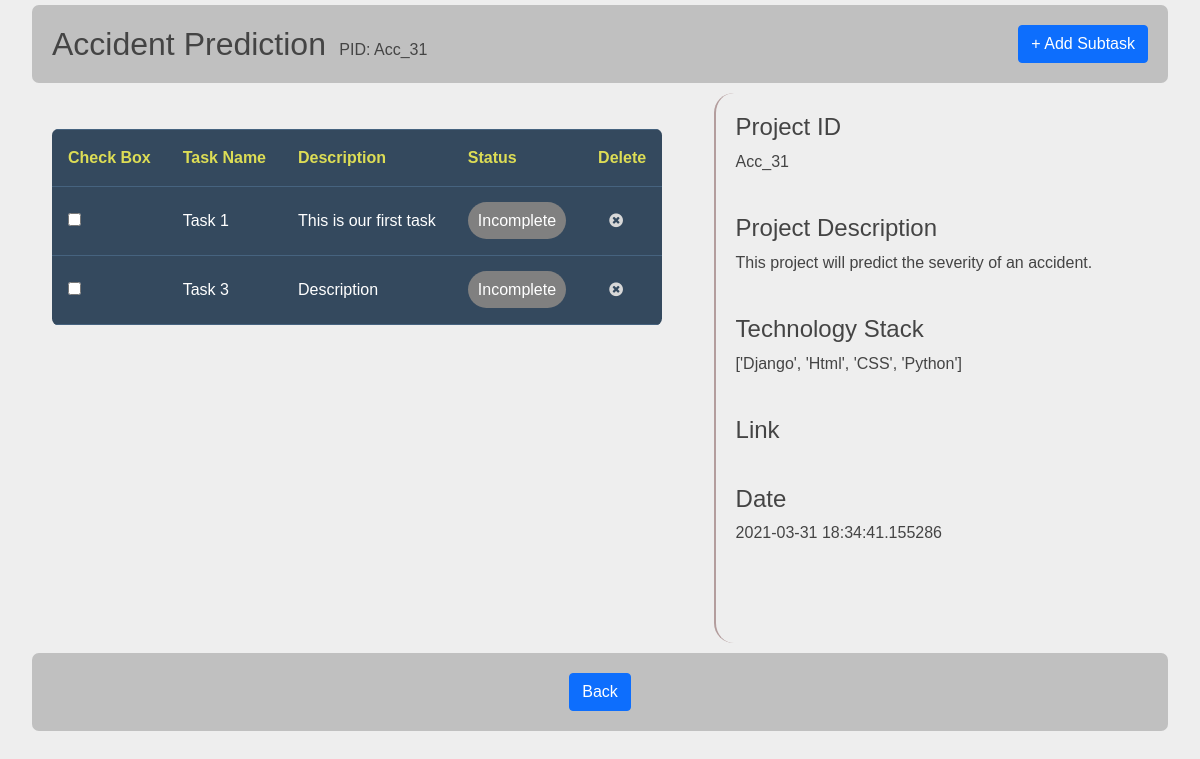
The page /modules/Acc_31/ (signed in) on the database its author committed.
### home/models.py (models this page shows, shortened)
class Project_add(models.Model):
    pid = models.CharField(max_length=50, null=True, blank=True)
    name = models.CharField(max_length=200)
    desc = models.CharField(max_length=700)
    link = models.CharField(max_length=200)
    stack = models.CharField(max_length=300)
    date = models.CharField(max_length=100)
    proj_image= models.ImageField(upload_to='media/proj_image/')

class Subtask(models.Model):
    project = models.ForeignKey(Project_add,on_delete=models.CASCADE)
    name = models.CharField(max_length=100)
    description = models.TextField()
    status = models.CharField(max_length=15,choices=(('complete','Completed'),('incomplete',"Incomplete")),default='incomplete')

### home/views.py (the view)
# urls.py: path('modules/<str:p_id>/', views.modules, name="modules"),
@login_required(login_url="/login")
def modules(request, p_id):
    obj = Project_add.objects.get(pid = p_id)
    if request.method == "POST":
        name = request.POST.get("name")
        description = request.POST.get("desc")
        subtask = Subtask(project=obj,name=name,description=description,status="incomplete")
        subtask.save()
    all_subtasks = Subtask.objects.filter(project=obj)
    context= {"obj": obj,"all_subtasks":all_subtasks}
    return render(request, 'modules.html', context)

### templates/modules.html (shortened to what this page needs)
{% load static %}
<!DOCTYPE html>
<html lang="en">
<head>
  <link href="https://cdn.jsdelivr.net/npm/bootstrap@5.0.0-beta1/dist/css/bootstrap.min.css" rel="stylesheet">
  <link rel="stylesheet" href="https://cdnjs.cloudflare.com/ajax/libs/font-awesome/4.1.0/css/font-awesome.min.css">
  <link rel="stylesheet" href="{% static 'css/moduleStyle.css' %}" type="text/css">
</head>
<body>
  <header>
    <h2 style="display: inline;">{{obj.name}}</h2>
    <p style="display: inline;"> &nbsp PID: {{obj.pid}}</p>
    <button style="display: inline;" class="btn btn-primary float-end" id="myBtn">+ Add Subtask </button>
   </header>
  <div class= "main">
    <section>
      <table class="rwd-table">
        <tr>
          <th>Check Box</th>
          <th>Task Name</th>
          <th>Description</th>
          <th>Status</th>
          <th>Delete</th>
        </tr>
        {% for subtask in all_subtasks %}
        <tr id="row{{subtask.id}}">
          <td data-th="Check Box">
          {% if subtask.status == "incomplete" %}
          <input type="checkbox" id="{{subtask.id}}" onclick="checkme(this)"/>
          {% else %}
          <input type="checkbox" id="{{subtask.id}}" onclick="checkme(this)" checked/>
          {% endif %}
          </td>
          <td data-th="Task Name">
          <label for="{{subtask.id}}">
            {{subtask.name}}
          </label>
          </td>
          <td data-th="Description">
            {{subtask.description}}
          </td>
          <td data-th="Status" id="subtask_status{{subtask.id}}">
          {% if subtask.status == "complete" %}
          <span style="background-color: green;padding: 10px;">Complete</span>
          {% else %}
          <span style="background-color: grey;padding: 10px;">Incomplete</span>
          {% endif %}
          </td>
          <td data-th="Delete">
          <span class="delete-item" title="remove" id="{{subtask.id}}">
            <i class="fa fa-times-circle"></i>
          </span>
          </td>
        </tr>
        {% endfor %}
      </table>
    </section>
    <aside class="right">
      <h4>Project ID</h4>
      <p>{{obj.pid}}</p><br>
      <h4>Project Description</h4>
      <p>{{obj.desc}}</p><br>
      <h4>Technology Stack</h4>
      <p>{{obj.stack}}</p><br>
      <h4>Link</h4>
      <p>{{obj.link}}</p><br>
      <h4>Date</h4>
      <p>{{obj.date}}</p>
    </aside>
  </div>
  <footer>
    <a href="{% url 'project_view'%}" class="btn btn-primary ">Back</a>
   </footer>
</body>
</html>

### static/css/moduleStyle.css (style rules this page uses)
* { box-sizing: border-box; }
body { margin: 0px; padding: 10px; }
header, footer { padding: 20px; margin-top: 5px; background-color: #C0C0C0; border-radius: 7px; }
footer { text-align: center; }
section { width: 60%; float: left; height: 550px; padding: 20px; }
.right { width: 40%; float: left; height: 550px; border-left: 2px solid rgb(179, 157, 157); padding: 20px; }
.main * { border-radius: 20px; }
.main { margin: 10px 0px; }
.main::after { content: ""; clear: both; display: table; }
.delete-item { display: block; height: 36px; width: 36px; line-height: 36px; right: 0; top: 0; text-align: center; color: #d8d8d8; }
.rwd-table { margin: 1em 0; min-width: 300px; }
.rwd-table tr { border-top: 1px solid #ddd; border-bottom: 1px solid #ddd; }
.rwd-table th { display: none; }
.rwd-table td { display: block; }
.rwd-table td:first-child { padding-top: .5em; }
.rwd-table td:last-child { padding-bottom: .5em; }
.rwd-table td:before { content: attr(data-th) ": "; font-weight: bold; width: 6.5em; display: inline-block; }
@media (min-width: 480px) { .rwd-table td:before { display: none; } }
.rwd-table th, .rwd-table td { text-align: left; }
@media (min-width: 480px) { .rwd-table th, .rwd-table td { display: table-cell; padding: .25em .5em; } }
@media (min-width: 480px) { .rwd-table th:first-child, .rwd-table td:first-child { padding-left: 0; } }
@media (min-width: 480px) { .rwd-table th:last-child, .rwd-table td:last-child { padding-right: 0; } }
body { padding: 0 2em; font-family: Montserrat, sans-serif; -webkit-font-smoothing: antialiased; text-rendering: optimizeLegibility; color: #444; background: #eee; }
.rwd-table { background: #34495E; color: #fff; border-radius: .4em; overflow: hidden; }
.rwd-table tr { border-color: #46637f; }
.rwd-table th, .rwd-table td { margin: .5em 1em; }
@media (min-width: 480px) { .rwd-table th, .rwd-table td { padding: 1em !important; } }
.rwd-table th, .rwd-table td:before { color: #dd5; }

### rows shown on the page
Project_add: name "Accident Prediction", pid "Acc_31", desc "This project will predict the severity of an accident.", stack "['Django', 'Html', 'CSS', 'Python']", date "2021-03-31 18:34:41.155286"
Subtask: name "Task 1", description "This is our first task", status "Incomplete"
Subtask: name "Task 3", description "Description", status "Incomplete"
